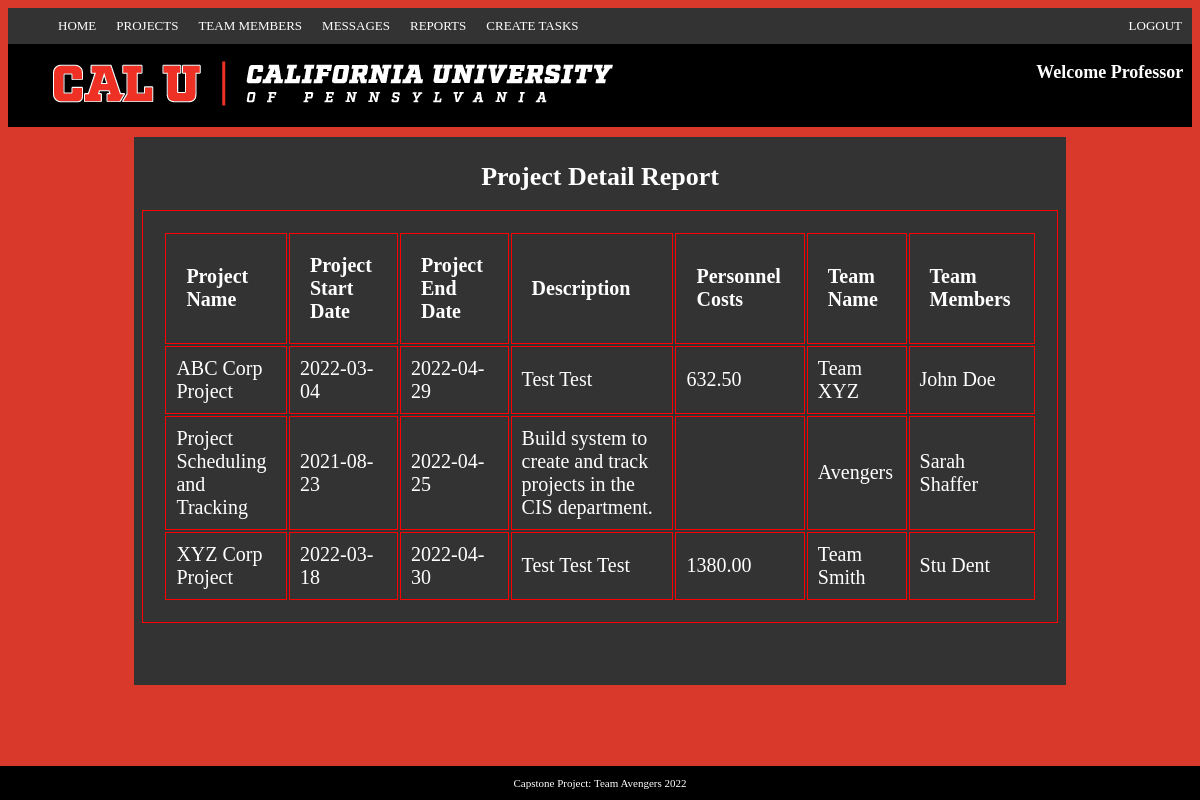
The page /projectDirector/run_reports3-24.php on the database its author committed.
### tables this page shows
CREATE TABLE project (
    project_id      	   INT           NOT NULL     AUTO_INCREMENT,
    project_name    	   VARCHAR(40)   NOT NULL,
    dir_id          	   INT,
    account_id      	   INT,
    pro_start_date  	   DATE,
    pro_end_date    	   DATE,
    project_description    VARCHAR(255),
	tafp1				   DECIMAL(10,2),	
	code                   DECIMAL(10,2),
	personMonths           DECIMAL(10,2),
	months                 DECIMAL(10,2),
	persons                DECIMAL(10,2),
	personnel_cost  	   DECIMAL(10,2),
	cost_justification    VARCHAR(255),
    PRIMARY KEY (project_id),
    FOREIGN KEY (account_id) REFERENCES accounting (account_id) ON DELETE CASCADE
);

CREATE TABLE team (
    team_id      INT           NOT NULL AUTO_INCREMENT,
    project_id   INT           NOT NULL,
    team_name    VARCHAR(20)   NOT NULL,
    team_description     VARCHAR(255),
    PRIMARY KEY (team_id),
    FOREIGN KEY (project_id) REFERENCES project (project_id) ON DELETE CASCADE
);

CREATE TABLE team_members (
    mem_id      INT            NOT NULL    AUTO_INCREMENT,
    mem_fname   VARCHAR(60)    NOT NULL,
    mem_lname   VARCHAR(60)    NOT NULL,
    username    VARCHAR(255),
    password    VARCHAR(255),
	reset_pass	VARCHAR(255),
	skills      VARCHAR(255),
    PRIMARY KEY (mem_id),
    UNIQUE INDEX username (username)
);

### projectDirector/reports/report_data.php (called while the page is built, shortened)
<?php
	$queryProjects = "SELECT project.project_name, project.pro_start_date, project.pro_end_date, project.project_description,
						project.personnel_cost, team.team_name, team_members.mem_fname, team_members.mem_lname FROM project
						JOIN team ON project.project_id = team.project_id
						JOIN teams_list ON team.team_id = teams_list.team_id
						JOIN team_members ON teams_list.mem_id = team_members.mem_id
						ORDER by project.project_name";
	$stmt = $db->prepare($queryProjects);
	$stmt->execute();
	$projects = $stmt->fetchAll();

### projectDirector/run_reports3-24.php (the view, shortened to what this page needs)
<?php
require_once('../inc/db_connect.php');
include('reports/report_data.php');
include('webpage/header.php');
?>
<main>
	<div class="pdForm2">
	<h1>Project Detail Report</h1>
		<div class="reportForm">
			<table align="center">
				<tr>
					<th>Project Name</th>
					<th>Project Start Date</th>
					<th>Project End Date</th>
					<th>Description</th>
					<th>Personnel Costs</th>
					<th>Team Name</th>
					<th>Team Members</th>
				</tr>
				<?php foreach($projects as $project): ?>
				<tr>
					<td><?php echo $project["project_name"]; ?></td>
					<td><?php echo $project["pro_start_date"]; ?></td>
					<td><?php echo $project["pro_end_date"]; ?></td>
					<td><?php echo $project["project_description"]; ?></td>
					<td><?php echo $project["personnel_cost"]; ?></td>
					<td><?php echo $project["team_name"]; ?></td>
					<td><?php echo $project["mem_fname"]. " ". $project["mem_lname"]; ?></td>
				</tr>
				<?php endforeach; ?>
			</table>
		</div><br><br><br>
	</div>
</main>
</body>
<footer><p>Capstone Project: Team Avengers 2022</p></footer>
</html>

### projectDirector/webpage/main.css (style rules this page uses)
html { background-color: rgb(217, 57, 42); }
body { width: auto; }
h1 { color: white; font-size: 26px; }
main { padding: 10px; }
footer { position: fixed; left: 0; bottom: 0; width: 100%; background-color: black; color: white; text-align: center; font-size: 11px; }
.pdForm2 { padding: 8px; text-align: center; background: #333; width: auto; margin-left: 10%; color: white; margin-right: 10%; }
table, th, td { border: 1px double red; font-size:20px; width:auto; color: white; text-align: left; padding:10px }
table, th, td[class=blackBox] { background: #333; font-size:20px; width:auto; color: white; text-align: left; padding:20px }

### rows shown on the page
project: project_name "ABC Corp Project", pro_start_date "2022-03-04", pro_end_date "2022-04-29", project_description "Test Test", personnel_cost "632.50", team.team_name "Team XYZ", team_members.mem_fname "John", team_members.mem_lname "Doe"
project: project_name "Project Scheduling and Tracking", pro_start_date "2021-08-23", pro_end_date "2022-04-25", project_description "Build system to create and track projects in the CIS department.", team.team_name "Avengers", team_members.mem_fname "Sarah", team_members.mem_lname "Shaffer"
project: project_name "XYZ Corp Project", pro_start_date "2022-03-18", pro_end_date "2022-04-30", project_description "Test Test Test", personnel_cost "1380.00", team.team_name "Team Smith", team_members.mem_fname "Stu", team_members.mem_lname "Dent"
